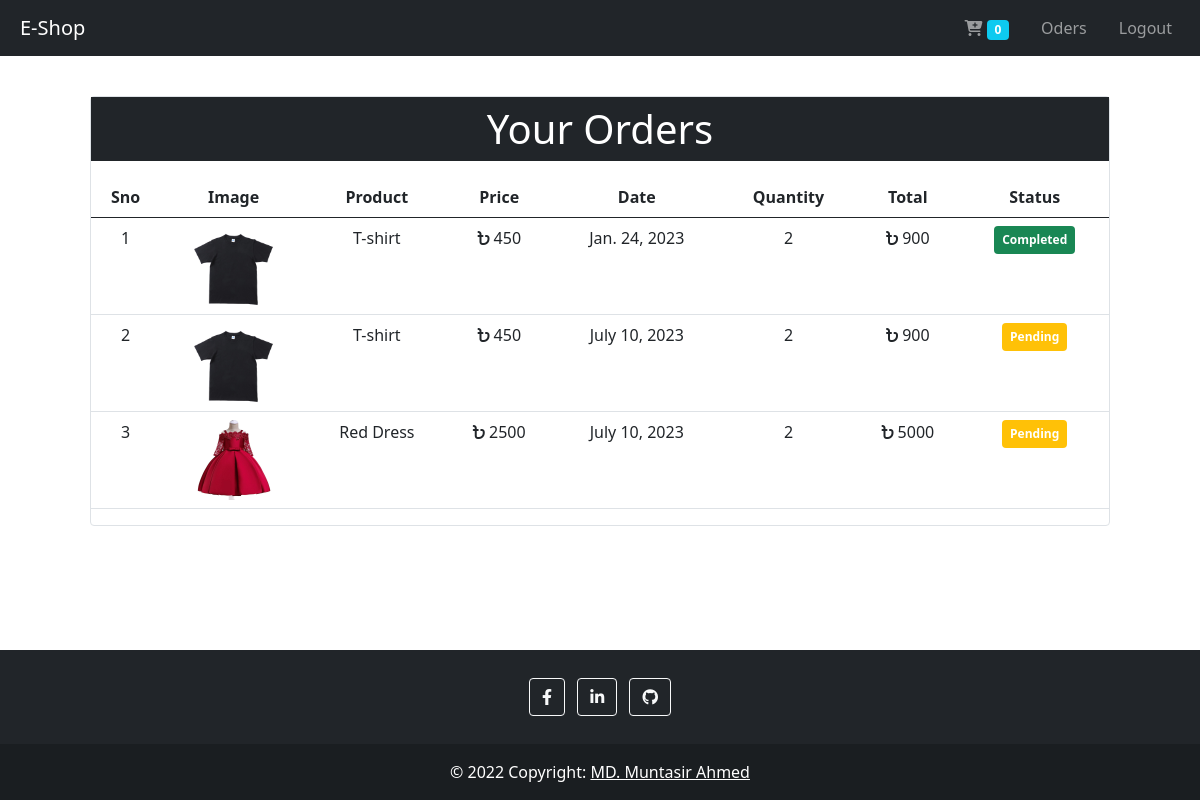
/orders/ (signed in), run on the app's committed database.
### store/models.py (models this page shows, shortened)
class Order(models.Model):
    product = models.ForeignKey(Product, on_delete=models.CASCADE)
    customer = models.ForeignKey(Customer, on_delete=models.CASCADE)
    quantity = models.IntegerField(default=1)
    price = models.IntegerField()
    address = models.CharField(max_length=50, default='', blank=True)
    phone = models.CharField(max_length=50, default='', blank=True)
    date = models.DateField(default=datetime.datetime.today)
    status = models.BooleanField(default=False)
    @staticmethod
    def get_orders_by_customer(customer_id):
        return Order.objects.filter(customer=customer_id).order_by('-date')

class Product(models.Model):
    name = models.CharField(max_length=50)
    price = models.IntegerField(default=0)
    category = models.ForeignKey(
        Category, on_delete=models.CASCADE)
    description = models.CharField(
        max_length=200, default='', null=True, blank=True)
    image = models.ImageField(upload_to='uploads/products/')

### store/middleware.py (the view)
    def middleware(request):
        if not request.session.get('customer'):
            return redirect(f'login')
        response = get_response(request)
        return response

### store/templatetags/cart.py (called while the page is built)
@register.filter(name='multiply')
def multiply(number, number1):
    return number * number1

### store/views.py (called while the page is built)
    def get(self, request):
        customer_id = request.session.get('customer')
        orders = Order.get_orders_by_customer(customer_id=customer_id)
        orders = orders.reverse()
        return render(request, 'orders.html', {'orders': orders})

### store/templates/orders.html (shortened to what this page needs)
{% extends 'base.html' %}
{% load cart %}
{% block content %}
<div class="container pt-5">
    <div class="border rounded m-5">
        <p class="display-6 text-center bg-dark text-white py-2">Your Orders</p>
        <table class="table text-center">
            <thead>
                <tr>
                    <th>Sno</th>
                    <th>Image</th>
                    <th>Product</th>
                    <th>Price</th>
                    <th>Date</th>
                    <th>Quantity</th>
                    <th>Total</th>
                    <th>Status</th>
                </tr>
            </thead>
            <tbody>
                {% for order in orders %}
                <tr class="">
                    <td>{{forloop.counter}}</td>
                    <td><img style="height:80px;" class="rounded" src="{{order.product.image.url}}" alt=""></td>
                    <td>{{order.product.name}}</td>
                    <td><i class="fa-solid fa-bangladeshi-taka-sign"></i> {{order.price}}</td>
                    <td>{{order.date}}</td>
                    <td>{{order.quantity}}</td>
                    <td><i class="fa-solid fa-bangladeshi-taka-sign"></i> {{order.quantity|multiply:order.price}}</td>
                    {% if order.status %}
                    <td><span class="badge bg-success p-2">Completed</span></td>
                    {% else %}
                    <td><span class="badge bg-warning p-2">Pending</span></td>
                    {% endif %}
                </tr>
                {% endfor %}
            </tbody>
        </table>
    </div>
</div>
{% endblock content %}

### data on the page
Order: product.image (picture), product.name "T-shirt", price "450", date "Jan. 24, 2023", quantity "2", quantity|multiply "900", status "Completed"
Order: product.image (picture), product.name "T-shirt", price "450", date "July 10, 2023", quantity "2", quantity|multiply "900", status "Pending"
Order: product.image (picture), product.name "Red Dress", price "2500", date "July 10, 2023", quantity "2", quantity|multiply "5000", status "Pending"

### other printed values
{{ request.session.cart.keys|length }} "0"
